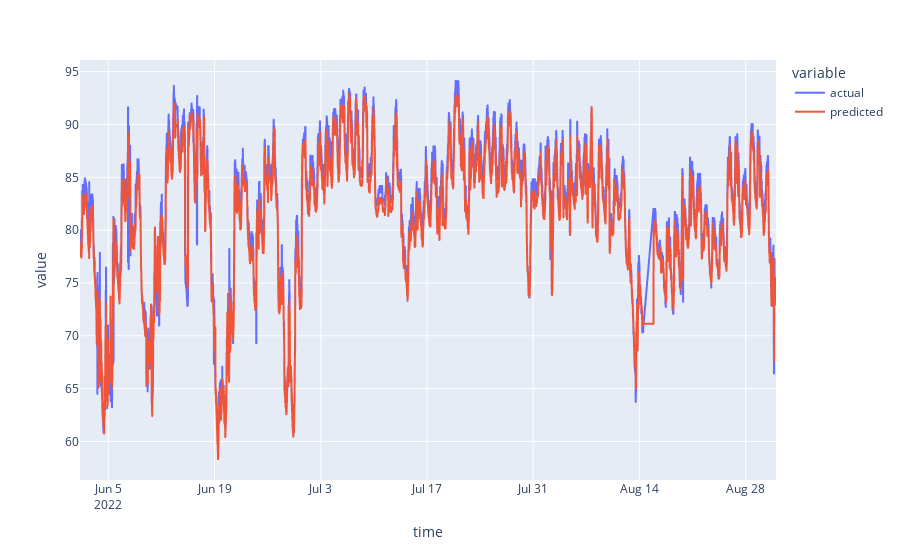

The notebook cell this image was saved under:
### Code cell
results_df = pd.DataFrame({'actual': vec_y_test.reshape((vec_y_test.shape[0])), 'predicted': yhat.reshape((yhat.shape[0]))}, index=y.index)
results_df = scaler.denormalize_results(results_df)

mabs_error = mean_absolute_error(results_df['actual'], results_df['predicted'])
rmse = np.sqrt(mean_squared_error(results_df['actual'], results_df['predicted']))
print('Mean Absolute Error: %.3f' % mabs_error)
print('RMSE: %.3f' % rmse)

fig = px.line(results_df, x=results_df.index, y=["actual", "predicted"])
fig.show()

### Figure 1 — Plotly figure (JSON) as saved in the notebook; plotly's stock layout.template omitted (floating-point values rounded to 4 significant figures; data arrays with more than 128 entries replaced by an {"elided": "..."} marker saying what was removed)
{"data": [{"hovertemplate": "variable=actual<br>time=%{x}<br>value=%{y}<extra></extra>", "legendgroup": "actual", "line": {"color": "#636efa", "dash": "solid"}, "marker": {"symbol": "circle"}, "mode": "lines", "name": "actual", "showlegend": true, "type": "scattergl", "x": {"elided": "25706 str values"}, "xaxis": "x", "y": {"elided": "25706 float values"}, "yaxis": "y"}, {"hovertemplate": "variable=predicted<br>time=%{x}<br>value=%{y}<extra></extra>", "legendgroup": "predicted", "line": {"color": "#EF553B", "dash": "solid"}, "marker": {"symbol": "circle"}, "mode": "lines", "name": "predicted", "showlegend": true, "type": "scattergl", "x": {"elided": "25706 str values"}, "xaxis": "x", "y": {"elided": "25706 float values"}, "yaxis": "y"}], "layout": {"legend": {"title": {"text": "variable"}, "tracegroupgap": 0}, "margin": {"t": 60}, "xaxis": {"anchor": "y", "domain": [0, 1], "title": {"text": "time"}}, "yaxis": {"anchor": "x", "domain": [0, 1], "title": {"text": "value"}}}}
